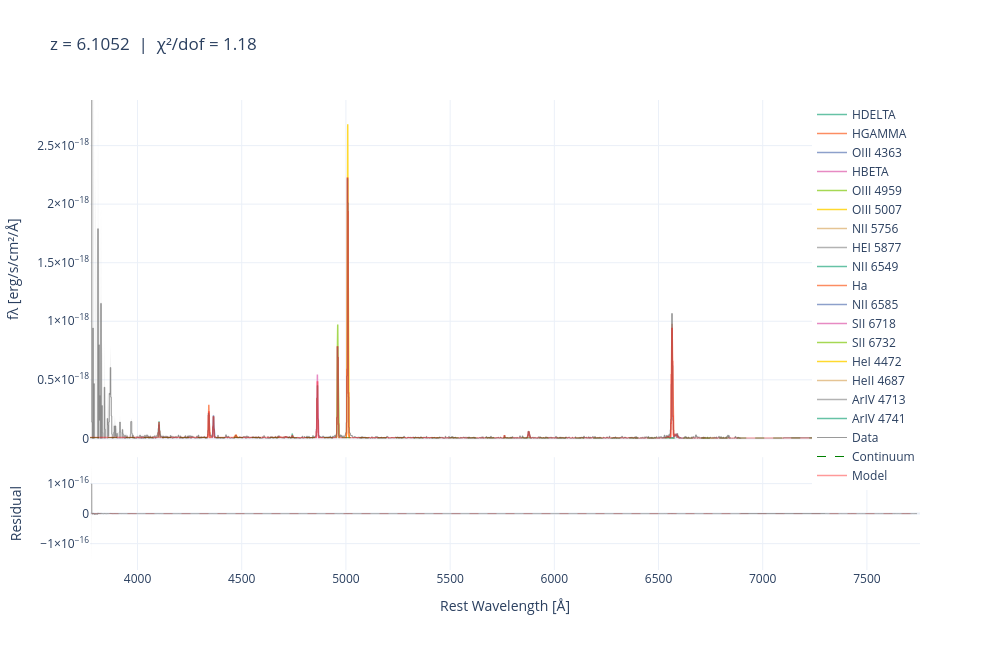

Source (notebook cell):
### Code cell
fig_interactive = jwspecfit.plot_fit_interactive(result_g395m,flux_unit="flam",rest_frame=True)
fig_interactive.show()
